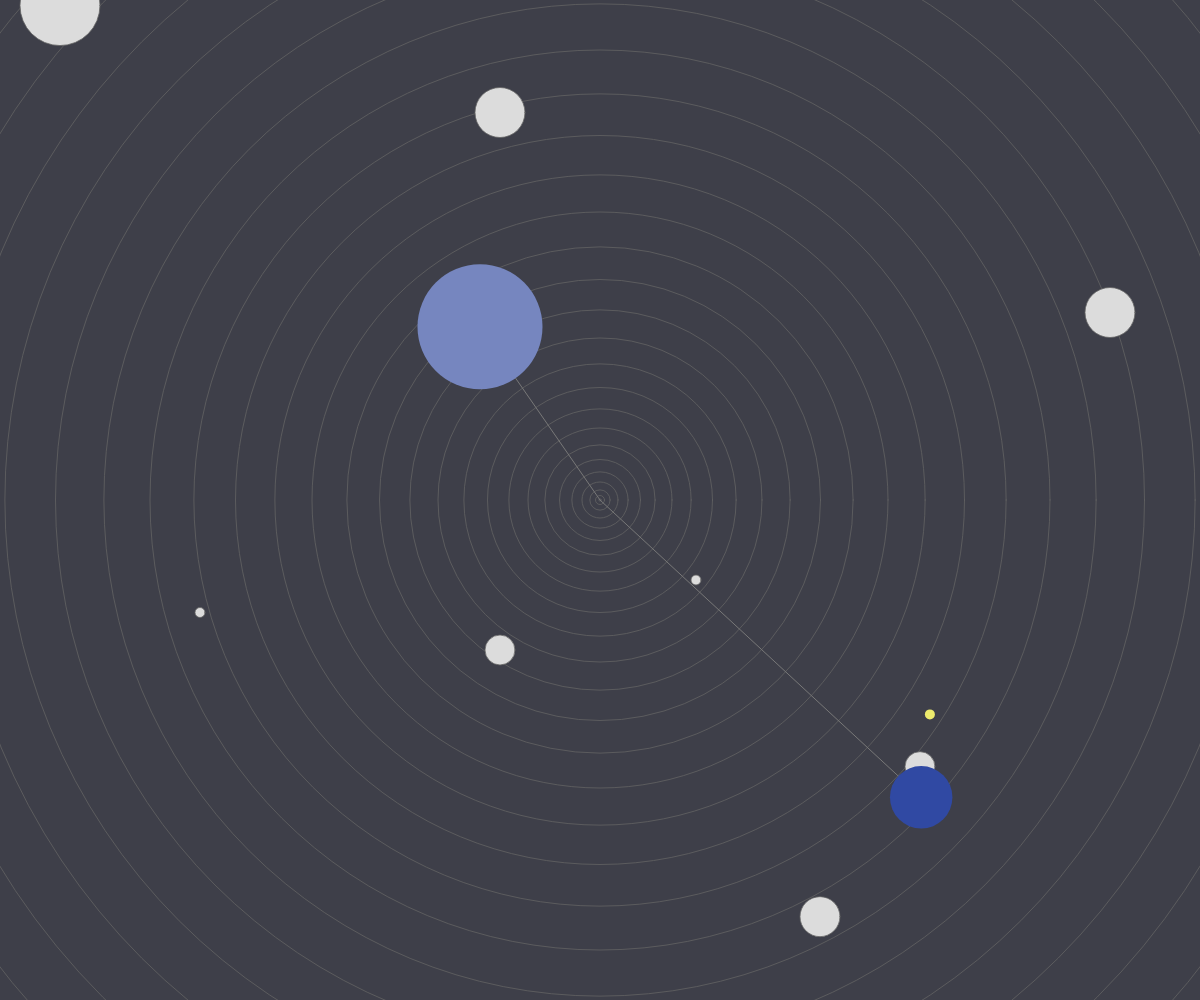
Frame 1 (no input)
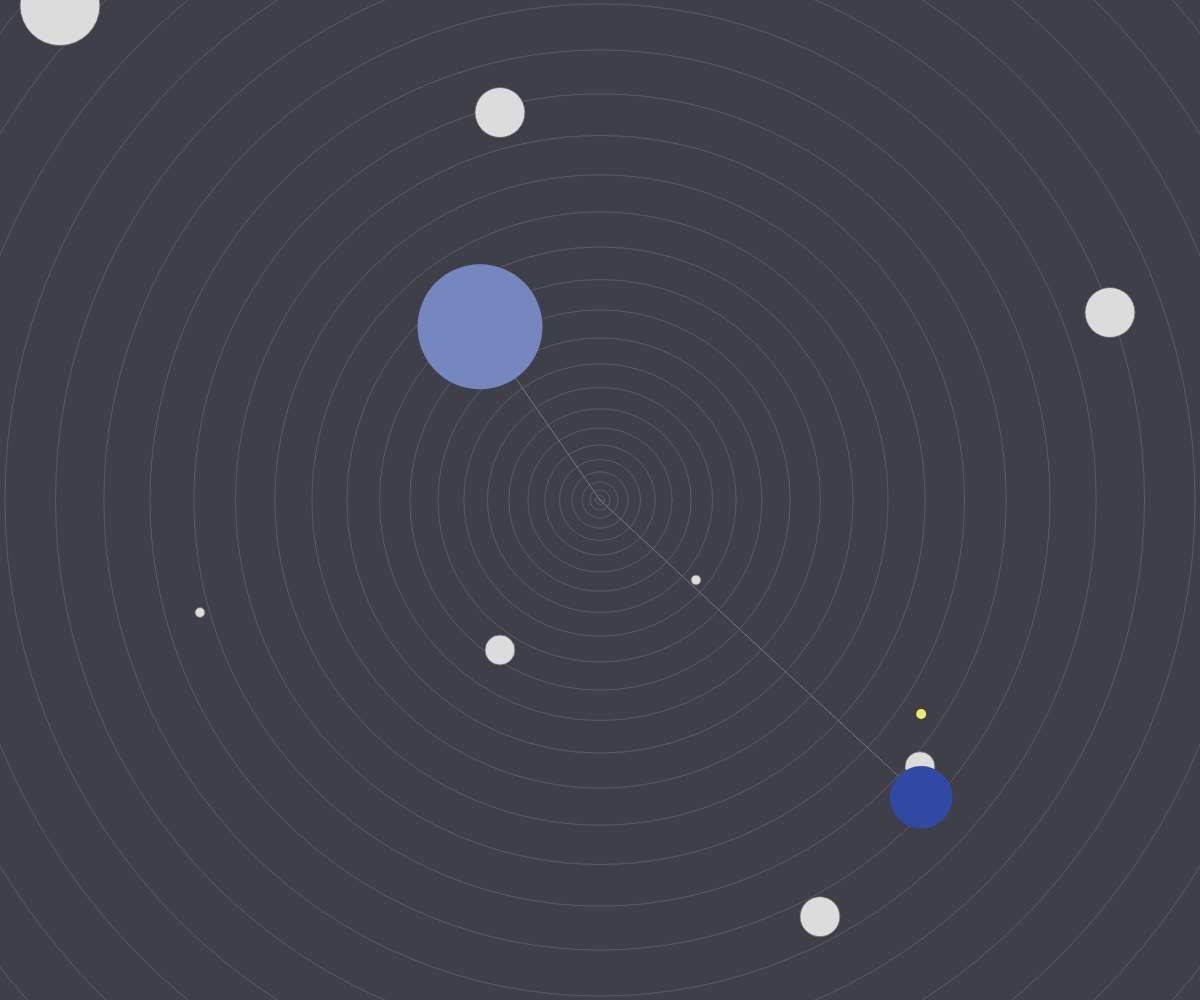
Frame 60 (no input)
Frame 120 (the mouse pressed at the canvas centre since frame 60): identical to frame 60, image omitted

The p5.js sketch that drew these frames (run headless with seeded random() and noise() and a simulated clock; from frame 60 on, the mouse is pressed at the canvas centre):

// p5.js sketch
// ── sketch.js
function setup() {    
  createCanvas(windowWidth, windowHeight)
// Choose a font (for now, just system fonts)
textFont('system');
  angleMode(DEGREES); 

//frameRate(15);
  
  

}

function draw() {

  background(62, 63, 73); 

    //for(var x = 0; x < windowHeight/5; x += 1) {
 //     stroke(80);
 //     noFill();
 //     ellipse(random(0,windowWidth),random(0,windowHeight),random(0,windowHeight/15));

   // };

     translate(width/2,height/2);
    
     //tlo

    
  
  for(var x = 0; x < windowWidth*2; x += 1.5) {
      stroke(100,100,100,200);
      noFill();
      ellipse(0, 0, x*x);

    }
    
    ///tlo kulki
    fill(220,220,220)
    
    
    ellipse(windowWidth*8/100, windowHeight*8/100,10)
   ellipse(windowWidth*8/30, windowHeight*8/30,30)
   ellipse(windowWidth*8/30-100, windowHeight*8/30+150,40)
  ellipse(windowWidth*8/3-100, windowHeight*8/3+150,30)
  ellipse(1/windowWidth*8/3-100, 1/windowHeight*8/3+150,30)
push()
translate(-width/2,-height/2)

fill(220,220,220)
ellipse(windowWidth/20, windowHeight/180,80)
ellipse(windowWidth-90, windowHeight/80+300,50)
ellipse(windowWidth-700, windowHeight/80+100,50)
ellipse(windowWidth-1000, windowHeight/80+600,10)
pop()
 //   fill(200)
   // ellipse(0,0,10,10)
    
    //noFill()
  // ellipse(0,0,10,10)
  
  
   
    if(windowHeight<windowWidth){
   
  clockHand1(hour(),12,windowHeight/8,windowHeight/10,[118, 134, 191]) ;
 clockHand1(minute(),60,windowHeight/16,windowHeight/5,[48, 73, 163]);
    } else 
    {
      clockHand1(hour(),12,windowWidth/8,windowWidth/10,[118, 134, 191]) ;
 clockHand1(minute(),60,windowWidth/16,windowWidth/5,[48, 73, 163]);
    }
  
 
}
//funkcja 1
 function clockHand1(timeValue,range,size,radius,col){

  push();

  var angle = map(timeValue,0,range,-90,270);
 if (angle != -90){
  
  fill(col)
  
  stroke(120)
  line(0,0,radius*cos(angle)*windowWidth/500,radius*sin(angle)*windowHeight/500)
  noStroke();
  ellipse(radius*cos(angle)*windowWidth/500,radius*sin(angle)*windowHeight/500,size,size)
  }
  
  if(range==60){
    
  
    translate(radius*cos(angle)*windowWidth/500,radius*sin(angle)*windowHeight/500);
    
    
    if(windowHeight<windowWidth){
  clockHand2(millis(),1000,10,windowHeight/3,[237, 235, 109]);
  } else {
    clockHand2(millis(),1000,10,windowWidth/3,[237, 235, 109])
  }
  }
  //line(0,0,radius*cos(angle),radius*sin(angle));
  pop();
}

function clockHand2(timeValue,range,size,radius,col){
  push();
  

  var angle = map(timeValue,0,range,-90,270);
 //if (angle != -90){
  noStroke();
  fill(col);
  ellipse(radius*cos(angle)/4,radius*sin(angle)/4,size,size)
 // }
  
  line(0,0,radius*cos(angle),radius*sin(angle));
  pop();
}


//////////
function clockHand(timeValue,range,size,radius,col){
  push();
  
  var angle = map(timeValue,0,range,-90,270);
  noStroke();
 //if (angle != -90){
  
  fill(col)
  ellipse(radius*cos(angle)*windowWidth/100,radius*sin(angle)*windowHeight/100,size,size)
//  }
  line(0,0,radius*cos(angle),radius*sin(angle));
  pop()
    
}

function windowResized() {
  resizeCanvas(windowWidth, windowHeight);
}
